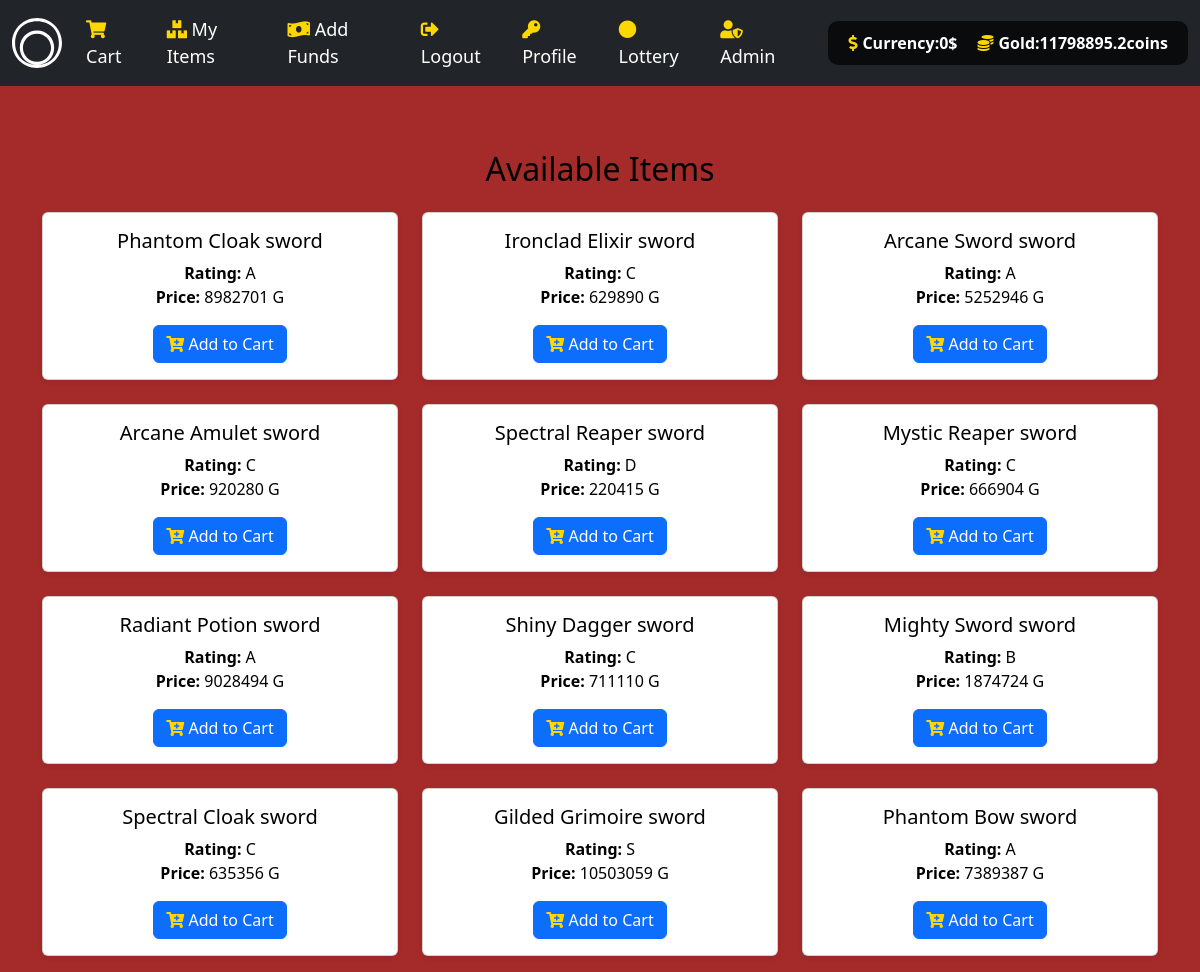
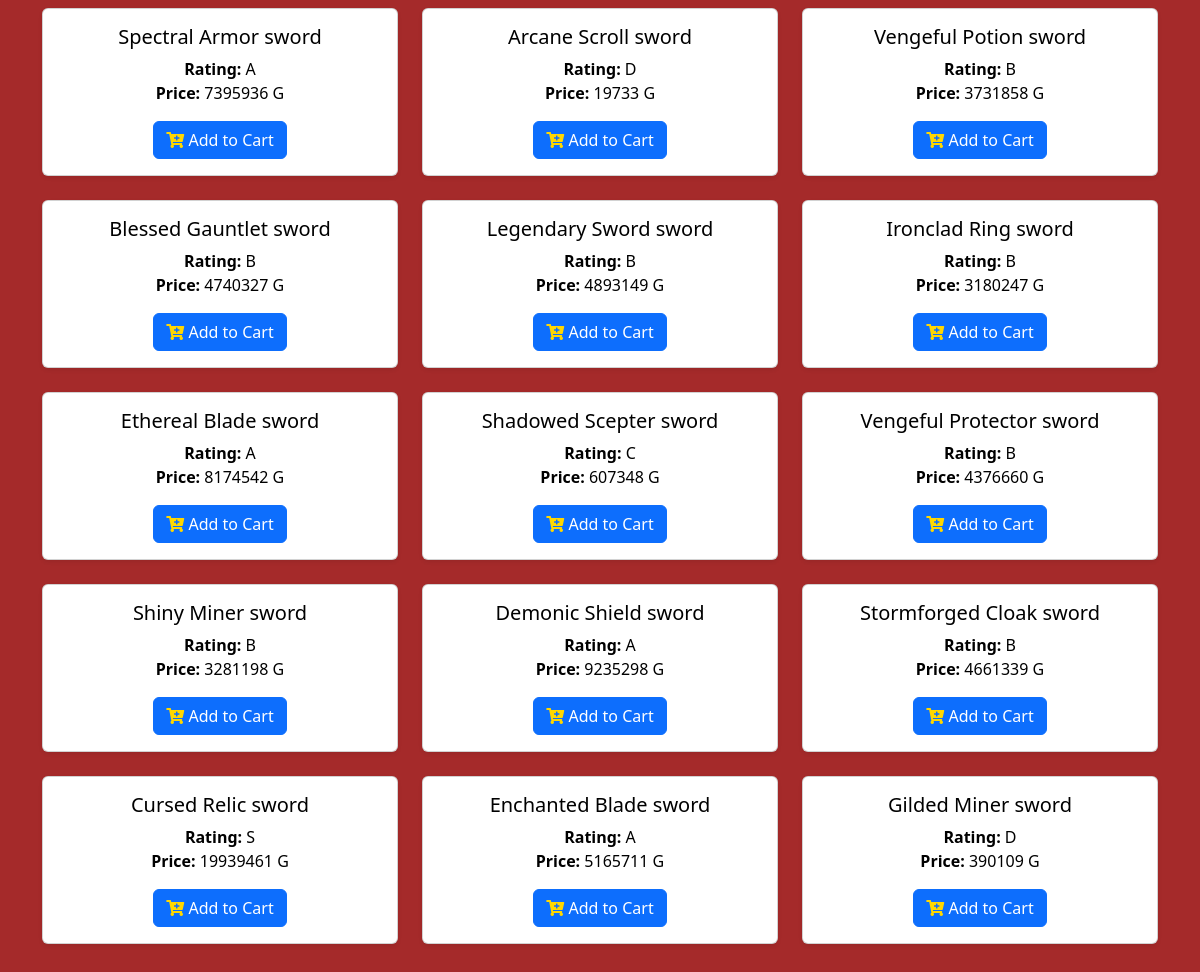
Page /item/sword (signed in) on the committed database (2 pictures, top to bottom).
### tables this page shows
CREATE TABLE user_store(ID int PRIMARY KEY,Funds int,Gold int);

CREATE TABLE object(Object_ID int PRIMARY KEY,
Object_Name varchar(100),
Object_type varchar(20),
listing varchar(2),
rating varchar(1),
price int,
image_src varchar(1000));

### main.py (the view)
@app.get("/item/{category}", response_class=HTMLResponse)
async def get_category_items(request: Request, category: str):
    if category not in categories:
        return HTMLResponse(content="Category not found", status_code=404)
    user = request.session.get("user")
    items = listed_object_data_generator(category)
    L = balance_checker(user)
    L = list(L[0])
    if category == "gold":
        return RedirectResponse("/gold")
    context = {
        "request": request,
        "items": items,
        "user": user,
        "cash": L[0],
        "cashG": L[1]
    }
    return templates.TemplateResponse(f"{category}.html", context)

### templates/sword.html (shortened to what this page needs)
{% extends "layout.html" %}
{% block main %}
<div class="container mt-3">
    <h2 class="mb-4 text-center">Available Items</h2>
    <div id="item-container" class="row">
        {% for i in items %}
        <div class="col-md-4 mb-4">
            <div class="card shadow-sm h-100">
                <div class="card-body">
                    <h5 class="card-title">{{ i[1] }}</h5>
                    <p class="card-text">
                        <strong>Rating:</strong> {{ i[4] }}<br>
                        <strong>Price:</strong> {{ i[5] }} G
                    </p>
                    <button onclick="addToCart( '{{ i[0] }}'  , '{{ i[2] }}')" class="btn btn-primary btn-block">
                        <i class="fas fa-cart-plus"></i> Add to Cart
                    </button>
                </div>
            </div>
        </div>
        {% endfor %}
    </div>
</div>
{% endblock %}

### templates/layout.html (shortened to what this page needs)
<!DOCTYPE html>
<html lang="en">
<head>
    <link href="https://cdn.jsdelivr.net/npm/bootstrap@5.2.3/dist/css/bootstrap.min.css" rel="stylesheet">
    <link href="https://cdnjs.cloudflare.com/ajax/libs/font-awesome/5.15.1/css/all.min.css" rel="stylesheet">
    <link href="/static/CSSS.css" rel="stylesheet">
</head>
<body>
    <nav class="navbar navbar-expand-lg navbar-dark bg-dark">
        <div class="container-fluid">
            <a class="navbar-brand" href="/">
            </a>
            <div class="collapse navbar-collapse" id="mynavbar">
                {% if user %}
                <ul class="navbar-nav me-auto">
                    <li class="nav-item"><a class="nav-link" href="/cart"><i class="fas fa-shopping-cart"></i> Cart</a></li>
                    <li class="nav-item"><a class="nav-link" href="/objs"><i class="fas fa-boxes"></i> My Items</a></li>
                    <li class="nav-item"><a class="nav-link" href="/buy"><i class="fas fa-money-bill-wave"></i> Add Funds</a></li>
                    <li class="nav-item"><a class="nav-link" href="/logout"><i class="fas fa-sign-out-alt"></i> Logout</a></li>
                    <li class="nav-item"><a class="nav-link" href="/profile"><i class="fas fa-key"></i> Profile </a></li>
                    <li class="nav-item"><a class="nav-link" href="/lottery-wheel"><i class="fas fa-circle"></i> Lottery</a></li>
                    {% if user == 1 %}
                    <li class="nav-item"><a class="nav-link" href="/admin"><i class="fas fa-user-shield"></i> Admin</a></li>
                    {% endif %}
                </ul>
                <div class="balance-widget">
                    <div class="value">
                        <i class="fas fa-dollar-sign"></i> Currency: <span id="cash">{{ cash }}</span> $
                    </div>
                    <div class="value">
                        <i class="fas fa-coins"></i> Gold: <span id="cashG">{{ cashG }}</span> coins
                    </div>
                </div>
                {% else %}
                <ul class="navbar-nav me-auto">
                    <li class="nav-item"><a class="nav-link" href="/register"><i class="fas fa-user-plus"></i> Register</a></li>
                    <li class="nav-item"><a class="nav-link" href="/login"><i class="fas fa-sign-in-alt"></i> Login</a></li>
                </ul>
                {% endif %}
            </div>
        </div>
    </nav>
    <main class="container-fluid py-5 text-center main-content">
        {% block main %}{% endblock %}
    </main>
</body>
</html>

### templates/layout.html (style rules this page uses)
body { background-color: brown; background-size: cover; background-position: center; background-repeat: repeat; height: 100vh; color: white; }
.navbar-brand img, .navbar-brand svg { height: 50px; }
.balance-widget { background-color: rgba(0, 0, 0, 0.7); border-radius: 10px; padding: 10px; margin-left: 15px; display: flex; align-items: center; justify-content: center; color: white; }
.balance-widget .value { margin: 0 10px; font-weight: bold; display: flex; align-items: center; }
.balance-widget i { margin-right: 5px; }
.navbar-nav .nav-link { color: white; font-size: 18px; margin-right: 10px; }
.main-content { padding: 20px; border-radius: 10px; color: black; }
.fas, .far { color: #ffd700; }

### rows in the picture
user_store: Gold "11798895.2"
object: Object_Name "Phantom Cloak sword", rating "A", price "8982701"
object: Object_Name "Ironclad Elixir sword", rating "C", price "629890"
object: Object_Name "Arcane Sword sword", rating "A", price "5252946"
object: Object_Name "Arcane Amulet sword", rating "C", price "920280"
object: Object_Name "Spectral Reaper sword", rating "D", price "220415"
object: Object_Name "Mystic Reaper sword", rating "C", price "666904"
object: Object_Name "Radiant Potion sword", rating "A", price "9028494"
object: Object_Name "Shiny Dagger sword", rating "C", price "711110"
object: Object_Name "Mighty Sword sword", rating "B", price "1874724"
object: Object_Name "Spectral Cloak sword", rating "C", price "635356"
object: Object_Name "Gilded Grimoire sword", rating "S", price "10503059"
object: Object_Name "Phantom Bow sword", rating "A", price "7389387"
object: Object_Name "Spectral Armor sword", rating "A", price "7395936"
object: Object_Name "Arcane Scroll sword", rating "D", price "19733"
object: Object_Name "Vengeful Potion sword", rating "B", price "3731858"
object: Object_Name "Blessed Gauntlet sword", rating "B", price "4740327"
object: Object_Name "Legendary Sword sword", rating "B", price "4893149"
object: Object_Name "Ironclad Ring sword", rating "B", price "3180247"
object: Object_Name "Ethereal Blade sword", rating "A", price "8174542"
object: Object_Name "Shadowed Scepter sword", rating "C", price "607348"
object: Object_Name "Vengeful Protector sword", rating "B", price "4376660"
object: Object_Name "Shiny Miner sword", rating "B", price "3281198"
object: Object_Name "Demonic Shield sword", rating "A", price "9235298"
object: Object_Name "Stormforged Cloak sword", rating "B", price "4661339"
object: Object_Name "Cursed Relic sword", rating "S", price "19939461"
object: Object_Name "Enchanted Blade sword", rating "A", price "5165711"
object: Object_Name "Gilded Miner sword", rating "D", price "390109"

### other values in the picture
{{ cash }} "0"
